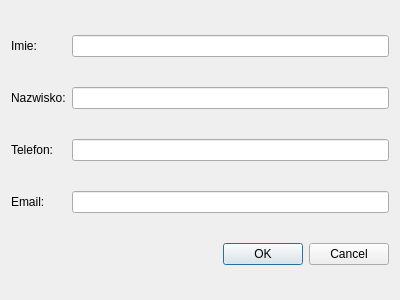
<?xml version="1.0" encoding="UTF-8"?>
<ui version="4.0">
 <class>DodajKlientaDialog</class>
 <widget class="QDialog" name="DodajKlientaDialog">
  <property name="geometry">
   <rect>
    <x>0</x>
    <y>0</y>
    <width>400</width>
    <height>300</height>
   </rect>
  </property>
  <property name="windowTitle">
   <string>Dialog</string>
  </property>
  <layout class="QGridLayout" name="gridLayout">
   <item row="0" column="0">
    <widget class="QLabel" name="label">
     <property name="text">
      <string>Imie:</string>
     </property>
    </widget>
   </item>
   <item row="0" column="1">
    <widget class="QLineEdit" name="nameLineEdit">
     <property name="text">
      <string/>
     </property>
    </widget>
   </item>
   <item row="1" column="0">
    <widget class="QLabel" name="label_2">
     <property name="text">
      <string>Nazwisko:</string>
     </property>
    </widget>
   </item>
   <item row="1" column="1">
    <widget class="QLineEdit" name="surnameLineEdit">
     <property name="text">
      <string/>
     </property>
    </widget>
   </item>
   <item row="2" column="0">
    <widget class="QLabel" name="label_3">
     <property name="text">
      <string>Telefon:</string>
     </property>
    </widget>
   </item>
   <item row="2" column="1">
    <widget class="QLineEdit" name="telLineEdit"/>
   </item>
   <item row="3" column="0">
    <widget class="QLabel" name="label_4">
     <property name="text">
      <string>Email:</string>
     </property>
    </widget>
   </item>
   <item row="3" column="1">
    <widget class="QLineEdit" name="emailLineEdit"/>
   </item>
   <item row="4" column="0" colspan="2">
    <widget class="QDialogButtonBox" name="buttonBox">
     <property name="orientation">
      <enum>Qt::Orientation::Horizontal</enum>
     </property>
     <property name="standardButtons">
      <set>QDialogButtonBox::StandardButton::Cancel|QDialogButtonBox::StandardButton::Ok</set>
     </property>
    </widget>
   </item>
  </layout>
 </widget>
 <resources/>
 <connections>
  <connection>
   <sender>buttonBox</sender>
   <signal>rejected()</signal>
   <receiver>DodajKlientaDialog</receiver>
   <slot>reject()</slot>
   <hints>
    <hint type="sourcelabel">
     <x>316</x>
     <y>260</y>
    </hint>
    <hint type="destinationlabel">
     <x>286</x>
     <y>274</y>
    </hint>
   </hints>
  </connection>
 </connections>
</ui>
